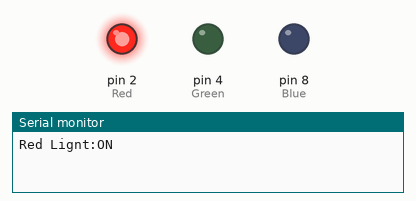
Recording of a sketch running on a simulated Arduino Uno, built with avr-gcc and run on an emulated ATmega328P. Shown: output pins drawn as LEDs (lit = HIGH), the last lines printed to the serial monitor.

Above: at 0.5 s.
At 3.0 s:
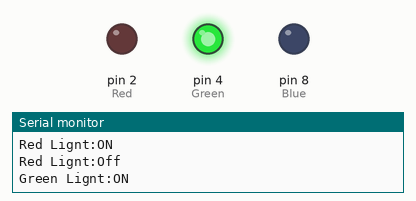
At 6.5 s:
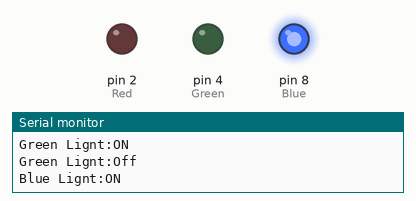
At 10.5 s:
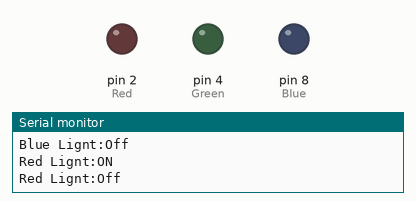
Timing chart, 0 to 11.7 s (numbered marks = the images above):
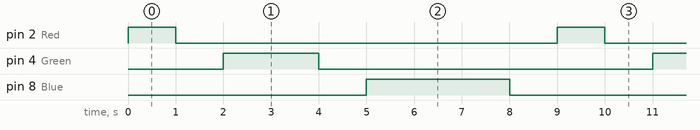

Measured:
- by itself, pin 2 (Red): alternates HIGH for 1.0 s and LOW for 8.0 s
- by itself, pin 4 (Green): alternates HIGH for 2.0 s and LOW for 7.0 s
- by itself, pin 8 (Blue): alternates HIGH for 3.0 s and LOW for 6.0 s

The sketch:

a2.ino
```cpp
void setup() {
  Serial.begin(9600);
  pinMode(2, OUTPUT); // Red
  pinMode(4, OUTPUT); // Green
  pinMode(8, OUTPUT); // Blue
}

void loop() {
  Serial.println("\nRed Lignt:ON");
  digitalWrite(2, HIGH);
  delay(1000);
  Serial.println("Red Lignt:Off");
  digitalWrite(2, LOW);
  delay(1000);

  Serial.println("\nGreen Lignt:ON");
  digitalWrite(4, HIGH);
  delay(2000);
  Serial.println("Green Lignt:Off");
  digitalWrite(4, LOW);
  delay(1000);

  Serial.println("\nBlue Lignt:ON");
  digitalWrite(8, HIGH);
  delay(3000);
  Serial.println("Blue Lignt:Off");
  digitalWrite(8, LOW);
  delay(1000);
}
```
